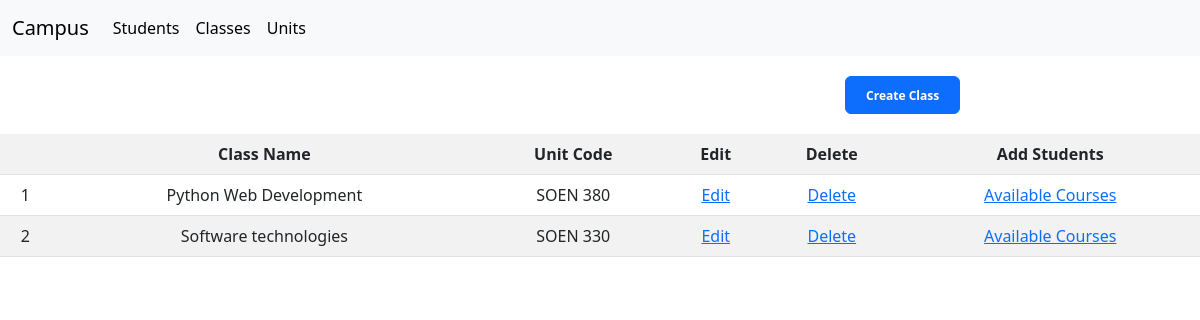
Before: /class/list with the older database file.
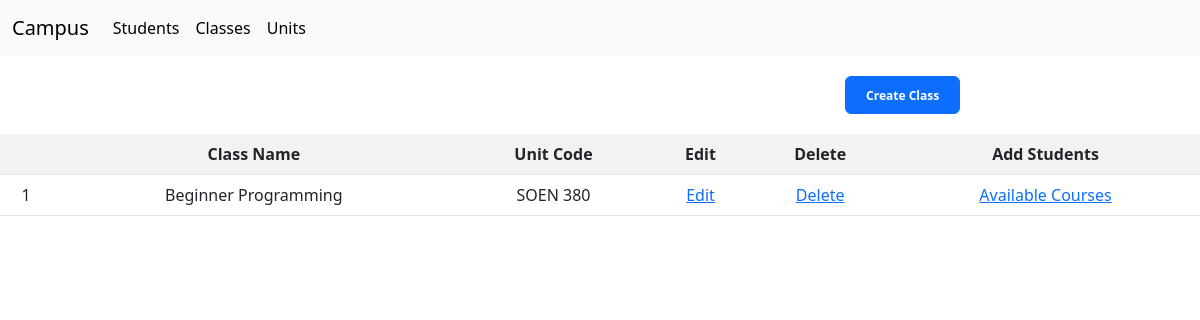
After: the same page with the newer database file.
### Class/models.py (models this page shows)
class Class(models.Model):
    id = models.AutoField(primary_key=True)
    class_name = models.CharField(max_length=100)
    unit_code = models.ForeignKey(Unit, on_delete=models.CASCADE)

### unit/models.py (models this page shows)
class Unit(models.Model):
    id = models.AutoField(primary_key=True)
    code = models.CharField(max_length=30)
    title = models.CharField(max_length=100)
    def __str__(self):
        return self.code

### Class/views.py (the view)
# urls.py: path('class/list', list_classes, name='list_classes'),
def list_classes(request):
    classes = Class.objects.all()
    context = {'classes': classes}
    return render(request, 'list_classes.html', context)

### Class/templates/list_classes.html (shortened to what this page needs)
{% extends 'base.html' %}
{% block content %}
<div class="d-grid gap-2 d-md-flex justify-content-md-end">
    <button class="btn btn-primary" type="button" style="margin:20px;margin-right:20%">
        <a href="{% url 'add_class' %}" class="link-dark">
            <span class="badge text-bg-primary">Create Class</span> </a>
    </button>
  </div>
  <table class="table table-striped" style="margin:auto;text-align:center;">
    <tr>
        <th></th>
        <th> Class Name</th>
        <th>Unit Code</th>
        <th> Edit</th>
        <th> Delete </th>
        <th>Add Students </th>
    </tr>
    {% for unit_class in classes %}
    <tr>
        <td>{{ unit_class.id}}</td>
        <td>{{ unit_class.class_name }}</td>
        <td>{{ unit_class.unit_code }}</td>
        <td>
            <a href="{% url 'edit_class' id=unit_class.id%}">Edit</a>
        </td>
        <td>
            <a href="{% url 'delete_class' id=unit_class.id%}"> Delete </a>
        </td>
        <td>
           <a href="{% url 'all_available_courses' id=unit_class.id%}"> Available Courses</a>
        </td>
    </tr>
    {% endfor %}
</table>
{% endblock %}

Changed rows visible on the page:
removed Class: id "2", class_name "Software technologies", unit_code "SOEN 330"
changed Class "SOEN 380": class_name "Python Web Development" → "Beginner Programming"
